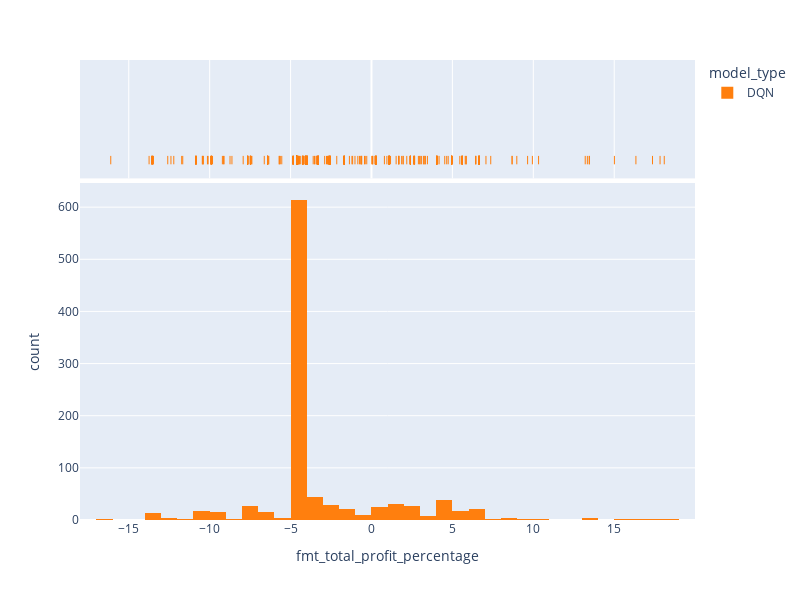

The code cell stored with this chart in its notebook:
### Code cell
fig = px.histogram(df_trader_results, x="fmt_total_profit_percentage", color="model_type", color_discrete_sequence=[ "#FF7F0E", "#00CC96", "#10aded", "#8A56EF"],  width=800, height=600, marginal="rug", # can be `box`, `violin`
                         hover_data=['total_reward_cash','fmt_total_profit_percentage', 'num_of_trades', 'sim_id'])
fig.show()

### Figure 1 — Plotly figure (JSON) as saved in the notebook; plotly's stock layout.template omitted (floating-point values rounded to 4 significant figures; data arrays with more than 128 entries replaced by an {"elided": "..."} marker saying what was removed)
{"data": [{"alignmentgroup": "True", "bingroup": "x", "hovertemplate": "model_type=DQN<br>fmt_total_profit_percentage=%{x}<br>count=%{y}<extra></extra>", "legendgroup": "DQN", "marker": {"color": "#FF7F0E", "pattern": {"shape": ""}}, "name": "DQN", "offsetgroup": "DQN", "orientation": "v", "showlegend": true, "type": "histogram", "x": {"elided": "1000 float values"}, "xaxis": "x", "yaxis": "y"}, {"alignmentgroup": "True", "boxpoints": "all", "customdata": {"elided": "1000x3 float values"}, "fillcolor": "rgba(255,255,255,0)", "hoveron": "points", "hovertemplate": "model_type=DQN<br>fmt_total_profit_percentage=%{x}<br>total_reward_cash=%{customdata[0]}<br>num_of_trades=%{customdata[1]}<br>sim_id=%{customdata[2]}<extra></extra>", "jitter": 0, "legendgroup": "DQN", "line": {"color": "rgba(255,255,255,0)"}, "marker": {"color": "#FF7F0E", "symbol": "line-ns-open"}, "name": "DQN", "offsetgroup": "DQN", "showlegend": false, "type": "box", "x": {"elided": "1000 float values"}, "xaxis": "x2", "yaxis": "y2"}], "layout": {"barmode": "relative", "height": 600, "legend": {"title": {"text": "model_type"}, "tracegroupgap": 0}, "margin": {"t": 60}, "width": 800, "xaxis": {"anchor": "y", "domain": [0, 1], "title": {"text": "fmt_total_profit_percentage"}}, "xaxis2": {"anchor": "y2", "domain": [0, 1], "matches": "x", "showgrid": true, "showticklabels": false}, "yaxis": {"anchor": "x", "domain": [0, 0.7326], "title": {"text": "count"}}, "yaxis2": {"anchor": "x2", "domain": [0.7426, 1], "matches": "y2", "showgrid": false, "showline": false, "showticklabels": false, "ticks": ""}}}
